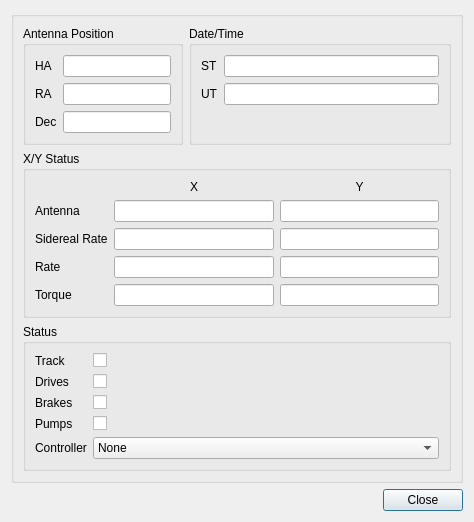
<?xml version="1.0" encoding="UTF-8"?>
<ui version="4.0">
 <class>DFMStatusDialog</class>
 <widget class="QDialog" name="DFMStatusDialog">
  <property name="geometry">
   <rect>
    <x>0</x>
    <y>0</y>
    <width>474</width>
    <height>488</height>
   </rect>
  </property>
  <property name="font">
   <font>
    <family>Liberation Sans</family>
    <pointsize>9</pointsize>
   </font>
  </property>
  <property name="windowTitle">
   <string>DFM Status</string>
  </property>
  <layout class="QVBoxLayout" name="verticalLayout">
   <item>
    <widget class="QGroupBox" name="groupBox">
     <layout class="QGridLayout" name="gridLayout">
      <item row="6" column="0" colspan="3">
       <widget class="QGroupBox" name="statusGroup">
        <property name="title">
         <string>Status</string>
        </property>
        <layout class="QFormLayout" name="formLayout">
         <item row="0" column="0">
          <widget class="QLabel" name="trackOnLabel">
           <property name="text">
            <string>Track</string>
           </property>
          </widget>
         </item>
         <item row="0" column="1">
          <widget class="QCheckBox" name="trackOn">
           <property name="focusPolicy">
            <enum>Qt::NoFocus</enum>
           </property>
           <property name="text">
            <string/>
           </property>
           <property name="checkable">
            <bool>true</bool>
           </property>
          </widget>
         </item>
         <item row="1" column="0">
          <widget class="QLabel" name="driverOnLabel">
           <property name="text">
            <string>Drives</string>
           </property>
          </widget>
         </item>
         <item row="1" column="1">
          <widget class="QCheckBox" name="driveOn">
           <property name="focusPolicy">
            <enum>Qt::NoFocus</enum>
           </property>
           <property name="text">
            <string/>
           </property>
           <property name="checkable">
            <bool>true</bool>
           </property>
          </widget>
         </item>
         <item row="2" column="0">
          <widget class="QLabel" name="brakesOnLabel">
           <property name="text">
            <string>Brakes</string>
           </property>
          </widget>
         </item>
         <item row="2" column="1">
          <widget class="QCheckBox" name="brakesOn">
           <property name="focusPolicy">
            <enum>Qt::NoFocus</enum>
           </property>
           <property name="text">
            <string/>
           </property>
           <property name="checkable">
            <bool>true</bool>
           </property>
          </widget>
         </item>
         <item row="3" column="0">
          <widget class="QLabel" name="pumpsOnLabel">
           <property name="text">
            <string>Pumps</string>
           </property>
          </widget>
         </item>
         <item row="3" column="1">
          <widget class="QCheckBox" name="pumpsOn">
           <property name="mouseTracking">
            <bool>true</bool>
           </property>
           <property name="focusPolicy">
            <enum>Qt::NoFocus</enum>
           </property>
           <property name="text">
            <string/>
           </property>
           <property name="checkable">
            <bool>true</bool>
           </property>
          </widget>
         </item>
         <item row="4" column="1">
          <widget class="QComboBox" name="controller">
           <item>
            <property name="text">
             <string>None</string>
            </property>
           </item>
           <item>
            <property name="text">
             <string>OCU</string>
            </property>
           </item>
           <item>
            <property name="text">
             <string>LCU</string>
            </property>
           </item>
           <item>
            <property name="text">
             <string>MCU</string>
            </property>
           </item>
          </widget>
         </item>
         <item row="4" column="0">
          <widget class="QLabel" name="controllerLabel">
           <property name="text">
            <string>Controller</string>
           </property>
          </widget>
         </item>
        </layout>
       </widget>
      </item>
      <item row="8" column="2">
       <spacer name="verticalSpacer">
        <property name="orientation">
         <enum>Qt::Vertical</enum>
        </property>
        <property name="sizeHint" stdset="0">
         <size>
          <width>20</width>
          <height>40</height>
         </size>
        </property>
       </spacer>
      </item>
      <item row="2" column="0" colspan="2">
       <widget class="QGroupBox" name="antennaPositionGroup">
        <property name="title">
         <string>Antenna Position</string>
        </property>
        <layout class="QFormLayout" name="formLayout_2">
         <item row="2" column="1">
          <widget class="QLineEdit" name="currentRA">
           <property name="readOnly">
            <bool>true</bool>
           </property>
          </widget>
         </item>
         <item row="2" column="0">
          <widget class="QLabel" name="currentRALabel">
           <property name="text">
            <string>RA</string>
           </property>
          </widget>
         </item>
         <item row="3" column="0">
          <widget class="QLabel" name="currentDecLabel">
           <property name="text">
            <string>Dec</string>
           </property>
          </widget>
         </item>
         <item row="3" column="1">
          <widget class="QLineEdit" name="currentDec">
           <property name="readOnly">
            <bool>true</bool>
           </property>
          </widget>
         </item>
         <item row="1" column="0">
          <widget class="QLabel" name="currentHALabel">
           <property name="text">
            <string>HA</string>
           </property>
          </widget>
         </item>
         <item row="1" column="1">
          <widget class="QLineEdit" name="currentHA">
           <property name="readOnly">
            <bool>true</bool>
           </property>
          </widget>
         </item>
        </layout>
       </widget>
      </item>
      <item row="2" column="2">
       <widget class="QGroupBox" name="dateTimeGroup">
        <property name="title">
         <string>Date/Time</string>
        </property>
        <layout class="QFormLayout" name="formLayout_3">
         <item row="0" column="0">
          <widget class="QLabel" name="stLabel">
           <property name="text">
            <string>ST</string>
           </property>
          </widget>
         </item>
         <item row="2" column="0">
          <widget class="QLabel" name="utLabel">
           <property name="text">
            <string>UT</string>
           </property>
          </widget>
         </item>
         <item row="0" column="1">
          <widget class="QLineEdit" name="st">
           <property name="readOnly">
            <bool>true</bool>
           </property>
          </widget>
         </item>
         <item row="2" column="1">
          <widget class="QLineEdit" name="ut">
           <property name="readOnly">
            <bool>true</bool>
           </property>
          </widget>
         </item>
        </layout>
       </widget>
      </item>
      <item row="3" column="0" colspan="3">
       <widget class="QGroupBox" name="xyStatus">
        <property name="title">
         <string>X/Y Status</string>
        </property>
        <layout class="QGridLayout" name="gridLayout_2">
         <item row="4" column="1">
          <widget class="QLineEdit" name="torqueX">
           <property name="readOnly">
            <bool>true</bool>
           </property>
          </widget>
         </item>
         <item row="1" column="1">
          <widget class="QLineEdit" name="currentX">
           <property name="readOnly">
            <bool>true</bool>
           </property>
          </widget>
         </item>
         <item row="4" column="0">
          <widget class="QLabel" name="torqueXYLabel">
           <property name="text">
            <string>Torque</string>
           </property>
          </widget>
         </item>
         <item row="3" column="1">
          <widget class="QLineEdit" name="rateX">
           <property name="readOnly">
            <bool>true</bool>
           </property>
          </widget>
         </item>
         <item row="4" column="2">
          <widget class="QLineEdit" name="torqueY">
           <property name="readOnly">
            <bool>true</bool>
           </property>
          </widget>
         </item>
         <item row="1" column="2">
          <widget class="QLineEdit" name="currentY">
           <property name="readOnly">
            <bool>true</bool>
           </property>
          </widget>
         </item>
         <item row="3" column="0">
          <widget class="QLabel" name="rateXYLabel">
           <property name="text">
            <string>Rate</string>
           </property>
          </widget>
         </item>
         <item row="0" column="1">
          <widget class="QLabel" name="xColumnLabel">
           <property name="text">
            <string>X</string>
           </property>
           <property name="alignment">
            <set>Qt::AlignCenter</set>
           </property>
          </widget>
         </item>
         <item row="1" column="0">
          <widget class="QLabel" name="currentXYLabel">
           <property name="text">
            <string>Antenna</string>
           </property>
          </widget>
         </item>
         <item row="0" column="2">
          <widget class="QLabel" name="yColumnLabel">
           <property name="text">
            <string>Y</string>
           </property>
           <property name="alignment">
            <set>Qt::AlignCenter</set>
           </property>
          </widget>
         </item>
         <item row="3" column="2">
          <widget class="QLineEdit" name="rateY">
           <property name="readOnly">
            <bool>true</bool>
           </property>
          </widget>
         </item>
         <item row="2" column="0">
          <widget class="QLabel" name="siderealRateXYLabel">
           <property name="text">
            <string>Sidereal Rate</string>
           </property>
          </widget>
         </item>
         <item row="2" column="1">
          <widget class="QLineEdit" name="siderealRateX">
           <property name="readOnly">
            <bool>true</bool>
           </property>
          </widget>
         </item>
         <item row="2" column="2">
          <widget class="QLineEdit" name="siderealRateY">
           <property name="readOnly">
            <bool>true</bool>
           </property>
          </widget>
         </item>
        </layout>
       </widget>
      </item>
     </layout>
    </widget>
   </item>
   <item>
    <widget class="QDialogButtonBox" name="buttonBox">
     <property name="orientation">
      <enum>Qt::Horizontal</enum>
     </property>
     <property name="standardButtons">
      <set>QDialogButtonBox::Close</set>
     </property>
    </widget>
   </item>
  </layout>
 </widget>
 <resources/>
 <connections>
  <connection>
   <sender>buttonBox</sender>
   <signal>accepted()</signal>
   <receiver>DFMStatusDialog</receiver>
   <slot>accept()</slot>
   <hints>
    <hint type="sourcelabel">
     <x>248</x>
     <y>254</y>
    </hint>
    <hint type="destinationlabel">
     <x>157</x>
     <y>274</y>
    </hint>
   </hints>
  </connection>
  <connection>
   <sender>buttonBox</sender>
   <signal>rejected()</signal>
   <receiver>DFMStatusDialog</receiver>
   <slot>reject()</slot>
   <hints>
    <hint type="sourcelabel">
     <x>316</x>
     <y>260</y>
    </hint>
    <hint type="destinationlabel">
     <x>286</x>
     <y>274</y>
    </hint>
   </hints>
  </connection>
 </connections>
</ui>
